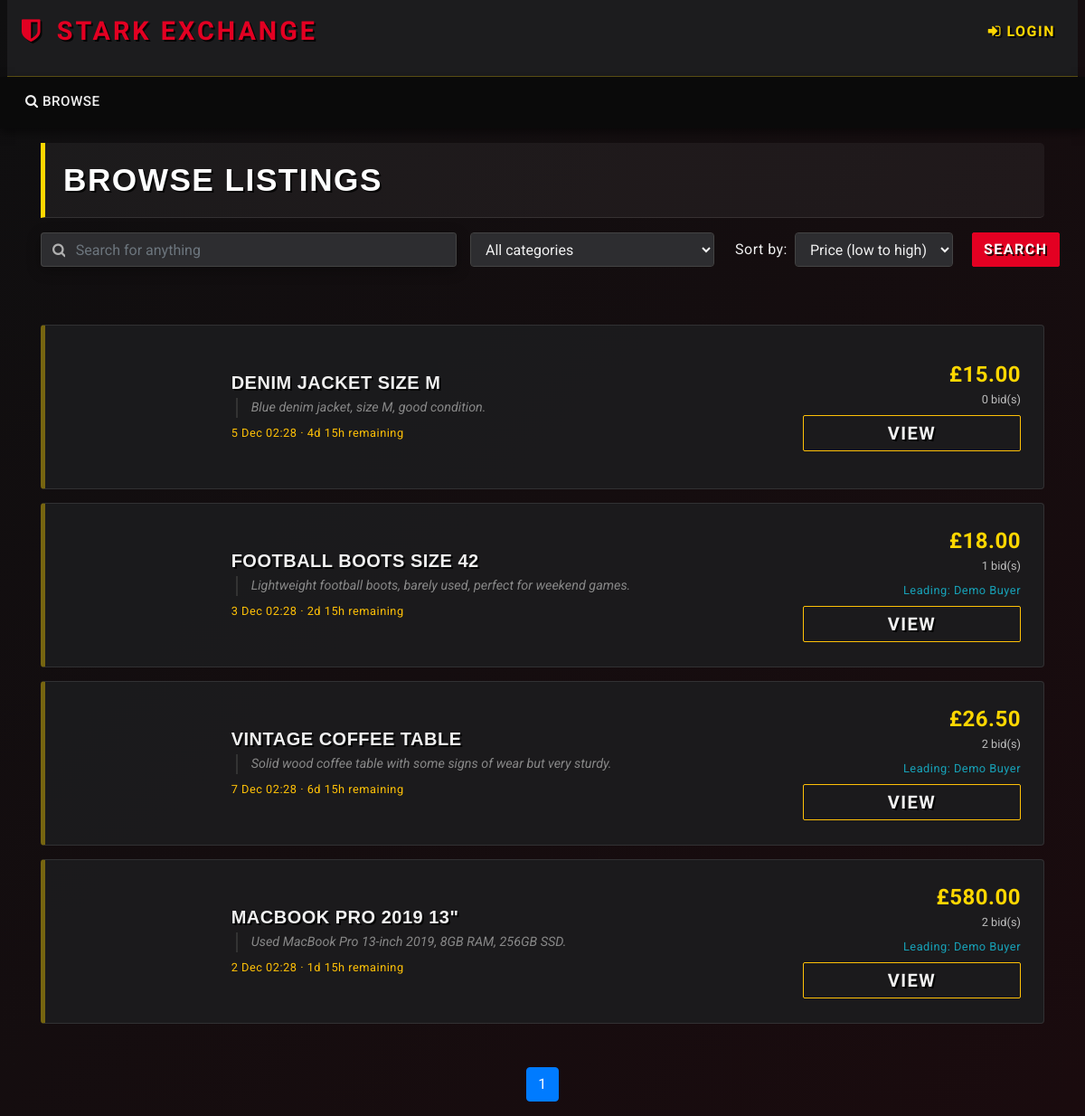
Screenshot of /browse.php with the database file from the repository.
### tables this page shows
CREATE TABLE auctions (
    auction_id    INT AUTO_INCREMENT PRIMARY KEY,
    item_id       INT NOT NULL,
    seller_id     INT NOT NULL,
    start_price   DECIMAL(10,2) NOT NULL,
    reserve_price DECIMAL(10,2),
    start_date    DATETIME NOT NULL DEFAULT CURRENT_TIMESTAMP,
    end_date      DATETIME NOT NULL,
    winner_id     INT NULL,
    status        ENUM('pending','active','finished','cancelled')
                  NOT NULL DEFAULT 'pending',

    CONSTRAINT fk_auctions_item
        FOREIGN KEY (item_id)
        REFERENCES items(item_id)
        ON DELETE CASCADE
        ON UPDATE CASCADE,

    CONSTRAINT fk_auctions_seller
        FOREIGN KEY (seller_id)
        REFERENCES users(user_id)
        ON DELETE CASCADE
        ON UPDATE CASCADE,

    CONSTRAINT fk_auctions_winner
        FOREIGN KEY (winner_id)
        REFERENCES users(user_id)
        ON DELETE SET NULL
        ON UPDATE CASCADE
);

CREATE TABLE items (
    item_id      INT AUTO_INCREMENT PRIMARY KEY,
    title        VARCHAR(255) NOT NULL,
    description  TEXT,
    
     
    image_path   VARCHAR(255) DEFAULT NULL, 
     

    category_id  INT NOT NULL,
    seller_id    INT NOT NULL,
    created_at   DATETIME NOT NULL DEFAULT CURRENT_TIMESTAMP,

    CONSTRAINT fk_items_category
        FOREIGN KEY (category_id)
        REFERENCES categories(category_id)
        ON DELETE RESTRICT
        ON UPDATE CASCADE,

    CONSTRAINT fk_items_seller
        FOREIGN KEY (seller_id)
        REFERENCES users(user_id)
        ON DELETE CASCADE
        ON UPDATE CASCADE
);

### utilities.php (called while the page is built, shortened)
<?php
function get_db() {
    static $conn = null;
    if ($conn === null) {
        $conn = new mysqli(DB_HOST, DB_USER, DB_PASS, DB_NAME);
        $conn->set_charset(DB_CHARSET);
    }
    return $conn;
}
function db_query($sql, $types = '', $params = []) {
    $conn = get_db();
    if ($types === '' || empty($params)) {
        return $conn->query($sql);
    }
    $stmt = $conn->prepare($sql);
    $stmt->bind_param($types, ...$params);
    if (!$stmt->execute()) {
        die('Execute failed: ' . $stmt->error);
    }
    return $stmt->get_result();
}
function display_time_remaining($interval) {
    if ($interval->days == 0 && $interval->h == 0) {
      $time_remaining = $interval->format('%im %Ss');
    }
    else if ($interval->days == 0) {
      $time_remaining = $interval->format('%hh %im');
    }
    else {
      $time_remaining = $interval->format('%ad %hh');
    }
  return $time_remaining;
}
?>

### browse.php (the view, shortened to what this page needs)
<?php
require_once 'utilities.php';
$keyword  = isset($_GET['keyword'])   ? trim($_GET['keyword'])   : '';
$category = isset($_GET['cat'])       ? $_GET['cat']             : 'all';
$ordering = isset($_GET['order_by'])  ? $_GET['order_by']        : 'pricelow';
include_once 'header.php';
?>
<div class="container">
<h2 class="my-3">Browse listings</h2>
<div id="searchSpecs">
<form method="get" action="browse.php">
  <div class="row">
    <div class="col-md-5 pr-0">
      <div class="form-group">
	    <div class="input-group">
          <div class="input-group-prepend">
            <span class="input-group-text bg-transparent pr-0 text-muted">
              <i class="fa fa-search"></i>
            </span>
          </div>
          <input
            type="text"
            class="form-control border-left-0"
            id="keyword"
            name="keyword"
            placeholder="Search for anything"
            value="<?php echo htmlspecialchars($keyword); ?>"
          >
        </div>
      </div>
    </div>
    <div class="col-md-3 pr-0">
      <div class="form-group">
        <select class="form-control" id="cat" name="cat">
          <option value="all" <?php if ($category === 'all') echo 'selected'; ?>>
            All categories
          </option>
        </select>
      </div>
    </div>
    <div class="col-md-3 pr-0">
      <div class="form-inline">
        <label class="mx-2" for="order_by">Sort by:</label>
        <select class="form-control" id="order_by" name="order_by">
          <option value="pricelow" <?php if ($ordering === 'pricelow') echo 'selected'; ?>>
            Price (low to high)
          </option>
        </select>
      </div>
    </div>
    <div class="col-md-1 px-0">
      <button type="submit" class="btn btn-primary">Search</button>
    </div>
  </div>
</form>
</div>
</div>
<?php
if (!isset($_GET['order_by'])) {
  $ordering = 'pricelow';
} else {
  $ordering = $_GET['order_by'];
}
if (!isset($_GET['page'])) {
  $curr_page = 1;
} else {
  $curr_page = (int)$_GET['page'];
  if ($curr_page < 1) {
    $curr_page = 1;
  }
}
$where  = " WHERE a.status = 'active' ";
$params = [];
$types  = '';
$order_by_sql = " ORDER BY ";
switch ($ordering) {
  case 'pricelow':
  default:
    $order_by_sql .= "current_price ASC";
    break;
}
$results_per_page = 10;
$count_sql = "
  SELECT COUNT(DISTINCT a.auction_id) AS total
  FROM auctions a
  JOIN items i ON a.item_id = i.item_id
  $where
";
$result_count = db_query($count_sql, $types, $params);
$row_count    = $result_count->fetch_assoc();
$num_results  = (int)$row_count['total'];
if ($num_results == 0) {
  $max_page = 1;
} else {
  $max_page = ceil($num_results / $results_per_page);
}
$offset = ($curr_page - 1) * $results_per_page;
$list_sql = "
  SELECT
    a.auction_id,
    a.item_id,
    i.title,
    i.image_path,
    i.description,
    COALESCE(MAX(b.bid_amount), a.start_price) AS current_price,
    COUNT(b.bid_id) AS num_bids,
    a.end_date,
    (SELECT u.name
     FROM bids b2
     JOIN users u ON b2.buyer_id = u.user_id
     WHERE b2.auction_id = a.auction_id
     ORDER BY b2.bid_amount DESC, b2.bid_time ASC
     LIMIT 1) AS current_winner
  FROM auctions a
  JOIN items i ON a.item_id = i.item_id
  LEFT JOIN bids b ON a.auction_id = b.auction_id
  $where
  GROUP BY a.auction_id
  $order_by_sql
  LIMIT ? OFFSET ?
";
$list_params   = $params;
$list_types    = $types . 'ii';
$list_params[] = $results_per_page;
$list_params[] = $offset;
$result_list = db_query($list_sql, $list_types, $list_params);
?>
<div class="container mt-5">
<ul class="list-group">
<?php
if ($num_results == 0) {
  echo '<li class="list-group-item">No results found.</li>';
} else {
  $now = new DateTime();
  while ($row = $result_list->fetch_assoc()) {
    $item_id       = (int)$row['item_id'];
    $title         = $row['title'];
    $description   = $row['description'];
    $current_price = (float)$row['current_price'];
    $num_bids      = (int)$row['num_bids'];
    $end_date      = new DateTime($row['end_date']);
    $image_path    = $row['image_path'];
    $current_winner = $row['current_winner'] ?? null;
    $time_remaining = '';
    if ($now < $end_date) {
      $diff = date_diff($now, $end_date);
      $time_remaining = display_time_remaining($diff) . ' remaining';
    } else {
      $time_remaining = 'Ended';
    }
    $short_desc = $description;
    ?>
    <li class="list-group-item"
        style="background-color: #111; border: 1px solid #333; margin-bottom: 10px; border-radius: 4px;">
      <div class="row align-items-center">
        <div class="col-md-2">
          <?php
          if (!empty($image_path) && file_exists($image_path)) {
            echo '<img src="' . htmlspecialchars($image_path) . '" alt="Item image" class="img-fluid"
                     style="width: 140px; height: 140px; object-fit: cover; border-radius: 4px;">';
          } else {
            echo '<div class="img-placeholder-sm" style="width: 140px; height: 140px;"></div>';
          }
          ?>
        </div>
        <div class="col-md-7">
          <h5 class="mb-1">
            <a href="listing.php?item_id=<?php echo $item_id; ?>"
               class="text-light"
               style="font-family: \'Oswald\', sans-serif; letter-spacing: 0.5px;">
              <?php echo htmlspecialchars($title); ?>
            </a>
          </h5>
          <p class="mb-1 text-muted" style="font-size: 0.9rem;">
            <?php echo htmlspecialchars($short_desc); ?>
          </p>
          <small class="text-warning">
            <?php echo $end_date->format('j M H:i'); ?><?php echo $time_remaining ? ' · ' . $time_remaining : ''; ?>
          </small>
        </div>
        <div class="col-md-3 text-right">
          <div style="font-size: 1.5rem; font-weight: bold; color: var(--color-accent);">
            £<?php echo number_format($current_price, 2); ?>
          </div>
          <div class="text-muted small mb-2">
            <?php echo $num_bids; ?> bid(s)
          </div>
          <?php if ($current_winner): ?>
          <div class="text-info small mb-2">
            <i class="fas fa-trophy"></i> Leading: <?php echo htmlspecialchars($current_winner); ?>
          </div>
          <?php endif; ?>
          <a href="listing.php?item_id=<?php echo $item_id; ?>" class="btn btn-outline-warning btn-sm">
            VIEW
          </a>
        </div>
      </div>
    </li>
    <?php
  }
}
?>
</ul>
<nav aria-label="Search results pages" class="mt-5">
  <ul class="pagination justify-content-center">
<?php
  $querystring = "";
  $high_page_boost = max(3 - $curr_page, 0);
  $low_page_boost  = max(2 - ($max_page - $curr_page), 0);
  $low_page        = max(1, $curr_page - 2 - $low_page_boost);
  $high_page       = min($max_page, $curr_page + 2 + $high_page_boost);
  for ($i = $low_page; $i <= $high_page; $i++) {
    if ($i == $curr_page) {
      echo('<li class="page-item active">');
    } else {
      echo('<li class="page-item">');
    }
    echo('
      <a class="page-link" href="browse.php?' . $querystring . 'page=' . $i . '">' . $i . '</a>
    </li>');
  }
?>
  </ul>
</nav>
</div>
<?php include_once("footer.php"); ?>

### css/custom.css (style rules this page uses)
:root { --color-primary: #E30022; --color-accent: #FFD700; --color-bg-dark: #0A0A0A; --color-bg-secondary: #1C1C1E; --color-bg-input: #2D2D30; --color-text-light: #F0F0F0; --color-text-muted: #B0B0B0; }
body, html { background-color: var(--color-bg-dark) !important; background: linear-gradient(135deg, #0f0f10 0%, #1a0b0e 100%) !important; min-height: 100vh; color: var(--color-text-light) !important; font-family: 'Roboto', sans-serif !important; font-weight: 400; letter-spacing: 0.5px; }
h1, h2, h3, h4, h5, h6, .navbar-brand, .card-title, .container h2, .btn { font-family: 'Oswald', sans-serif !important; font-weight: 700; letter-spacing: 1.5px !important; text-transform: uppercase; color: white !important; text-shadow: 2px 2px 0px rgba(0,0,0,0.8) !important; margin-bottom: 15px; }
.container p.text-muted, .text-muted { font-family: 'Roboto', sans-serif !important; font-weight: 400; letter-spacing: normal; text-shadow: none !important; color: #bbb !important; }
.btn { border-radius: 2px !important; font-weight: bold; text-transform: uppercase; transition: all 0.3s ease; }
.btn-primary { background-color: var(--color-primary) !important; border: 1px solid var(--color-primary) !important; color: white !important; }
.form-control { background-color: var(--color-bg-input) !important; border: 1px solid #444 !important; color: var(--color-text-light) !important; }
.input-group-text { background-color: var(--color-bg-input) !important; border: 1px solid #444 !important; border-right: none !important; color: var(--color-text-muted) !important; }
.input-group .form-control { border-left: none !important; }
.input-group { box-shadow: 0 4px 15px rgba(0,0,0,0.3); transition: all 0.3s ease; }
ul.list-group { border: none !important; gap: 15px; background-color: transparent !important; }
.list-group-item { background-color: rgba(28, 28, 30, 0.9) !important; border: 1px solid rgba(255, 255, 255, 0.1) !important; margin-bottom: 0 !important; border-radius: 4px; padding: 20px 25px; border-left: 5px solid rgba(255, 215, 0, 0.4) !important; position: relative; overflow: hidden; transition: all 0.3s cubic-bezier(0.25, 0.8, 0.25, 1); }
.list-group-item h5, .list-group-item a { color: var(--color-text-light) !important; font-weight: bold; text-decoration: none; font-size: 1.25rem; display: block; margin-bottom: 5px; }
.list-group-item::after { content: ""; position: absolute; top: 0; left: -100%; width: 50%; height: 100%; background: linear-gradient(to right, transparent, rgba(255, 255, 255, 0.1), transparent); transform: skewX(-25deg); transition: none; }
.container h2.my-3 { background: rgba(255, 255, 255, 0.05); padding: 20px; border-left: 5px solid var(--color-accent); border-radius: 0 5px 5px 0; font-family: 'Impact', sans-serif !important; text-transform: uppercase; letter-spacing: 1px; font-size: 2.2rem; border-bottom: 1px solid rgba(255, 255, 255, 0.1); }
.container p.text-muted { color: #888 !important; font-style: italic; border-left: 2px solid #333; padding-left: 15px; margin-left: 5px; }

### rows the page displays
auctions: item.title "DENIM JACKET SIZE M", item.description "Blue denim jacket, size M, good condition.", end_date "5 Dec 02:28", end_date "4d 15h remaining", current_price "15.00", num_bids "0"
auctions: item.title "FOOTBALL BOOTS SIZE 42", item.description "Lightweight football boots, barely used, perfect for weekend games.", end_date "3 Dec 02:28", end_date "2d 15h remaining", current_price "18.00", num_bids "1", current_winner "Demo Buyer"
auctions: item.title "VINTAGE COFFEE TABLE", item.description "Solid wood coffee table with some signs of wear but very sturdy.", end_date "7 Dec 02:28", end_date "6d 15h remaining", current_price "26.50", num_bids "2", current_winner "Demo Buyer"
auctions: item.title "MACBOOK PRO 2019 13\"", item.description "Used MacBook Pro 13-inch 2019, 8GB RAM, 256GB SSD.", end_date "2 Dec 02:28", end_date "1d 15h remaining", current_price "580.00", num_bids "2", current_winner "Demo Buyer"
